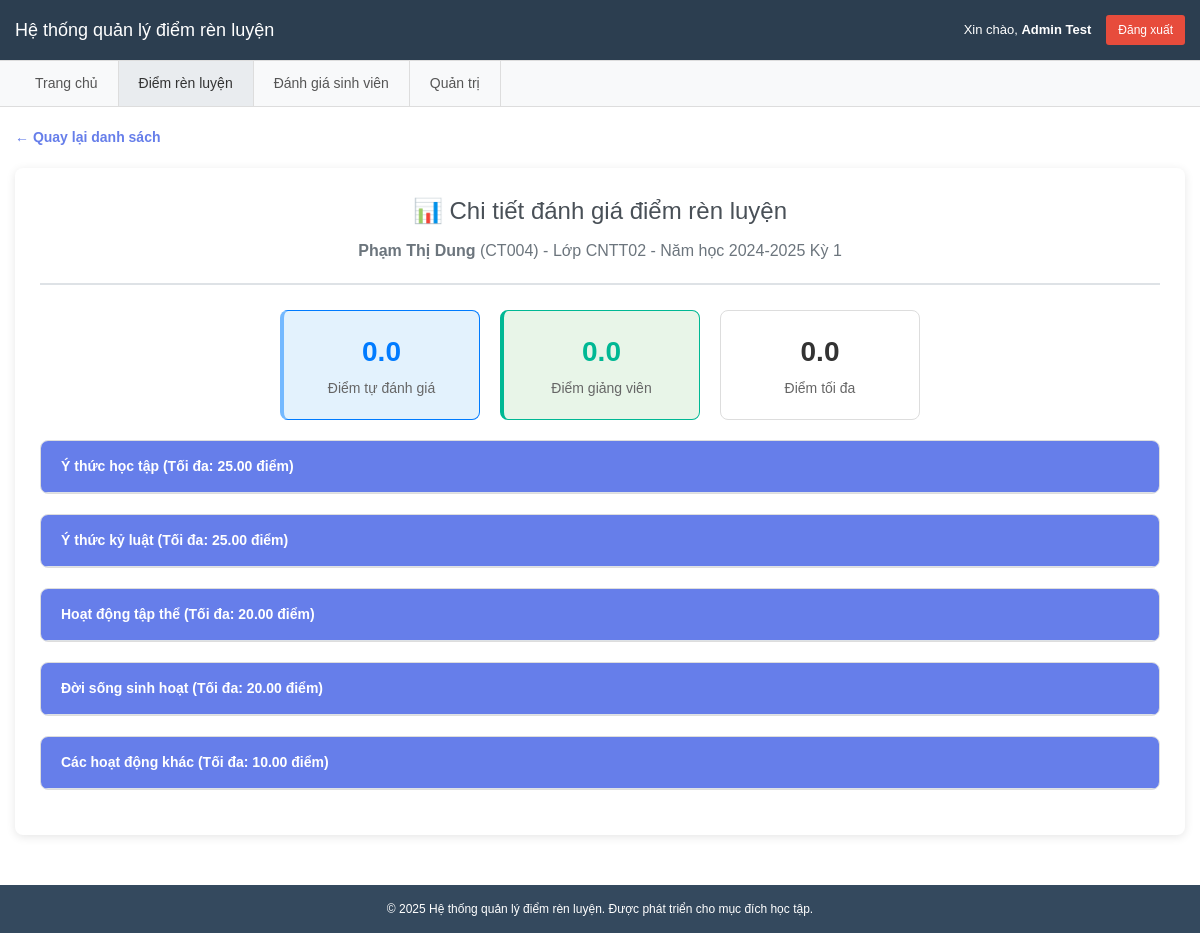
/evaluations.php?eval_id=4 (signed in), run on the app's committed database.
### tables this page shows
CREATE TABLE IF NOT EXISTS evaluations (
  id BIGINT UNSIGNED PRIMARY KEY AUTO_INCREMENT,
  student_id BIGINT UNSIGNED NOT NULL,
  term_id BIGINT UNSIGNED NOT NULL,
  status ENUM('draft','submitted','approved') NOT NULL DEFAULT 'draft',
  submitted_at DATETIME NULL,
  approved_at DATETIME NULL,
  approved_by BIGINT UNSIGNED NULL,
  note VARCHAR(500) NULL,
  created_at TIMESTAMP NULL DEFAULT CURRENT_TIMESTAMP,
  updated_at TIMESTAMP NULL DEFAULT CURRENT_TIMESTAMP ON UPDATE CURRENT_TIMESTAMP,
  UNIQUE KEY uq_eval (student_id, term_id),
  CONSTRAINT fk_ev_student FOREIGN KEY (student_id) REFERENCES students(id),
  CONSTRAINT fk_ev_term FOREIGN KEY (term_id) REFERENCES terms(id),
  CONSTRAINT fk_ev_approver FOREIGN KEY (approved_by) REFERENCES lecturers(id)
);

CREATE TABLE IF NOT EXISTS students (
  id BIGINT UNSIGNED PRIMARY KEY AUTO_INCREMENT,
  class_id BIGINT UNSIGNED NOT NULL,
  student_code VARCHAR(50) NOT NULL UNIQUE,
  full_name VARCHAR(255) NOT NULL,
  email VARCHAR(191) NULL UNIQUE,
  created_at TIMESTAMP NULL DEFAULT CURRENT_TIMESTAMP,
  updated_at TIMESTAMP NULL DEFAULT CURRENT_TIMESTAMP ON UPDATE CURRENT_TIMESTAMP,
  CONSTRAINT fk_students_class FOREIGN KEY (class_id) REFERENCES classes(id)
);

CREATE TABLE IF NOT EXISTS classes (
  id BIGINT UNSIGNED PRIMARY KEY AUTO_INCREMENT,
  faculty_id BIGINT UNSIGNED NOT NULL,
  code VARCHAR(50) NOT NULL UNIQUE,
  name VARCHAR(255) NOT NULL,
  homeroom_lecturer_id BIGINT UNSIGNED NULL,
  created_at TIMESTAMP NULL DEFAULT CURRENT_TIMESTAMP,
  updated_at TIMESTAMP NULL DEFAULT CURRENT_TIMESTAMP ON UPDATE CURRENT_TIMESTAMP,
  CONSTRAINT fk_classes_faculty FOREIGN KEY (faculty_id) REFERENCES faculties(id),
  CONSTRAINT fk_classes_homeroom FOREIGN KEY (homeroom_lecturer_id) REFERENCES lecturers(id)
);

CREATE TABLE IF NOT EXISTS terms (
  id BIGINT UNSIGNED PRIMARY KEY AUTO_INCREMENT,
  academic_year VARCHAR(9) NOT NULL,
  term_no TINYINT UNSIGNED NOT NULL,
  status ENUM('upcoming','open','closed') NOT NULL DEFAULT 'upcoming',
  start_date DATE NOT NULL,
  end_date DATE NOT NULL,
  created_at TIMESTAMP NULL DEFAULT CURRENT_TIMESTAMP,
  updated_at TIMESTAMP NULL DEFAULT CURRENT_TIMESTAMP ON UPDATE CURRENT_TIMESTAMP,
  UNIQUE KEY uq_terms (academic_year, term_no),
  CHECK (start_date <= end_date)
);

CREATE TABLE IF NOT EXISTS criteria (
  id BIGINT UNSIGNED PRIMARY KEY AUTO_INCREMENT,
  parent_id BIGINT UNSIGNED NULL,
  name VARCHAR(255) NOT NULL,
  max_point DECIMAL(6,2) NULL,
  order_no INT NOT NULL DEFAULT 0,
  is_active TINYINT(1) NOT NULL DEFAULT 1,
  created_at TIMESTAMP NULL DEFAULT CURRENT_TIMESTAMP,
  updated_at TIMESTAMP NULL DEFAULT CURRENT_TIMESTAMP ON UPDATE CURRENT_TIMESTAMP,
  CONSTRAINT fk_cr_parent FOREIGN KEY (parent_id) REFERENCES criteria(id) ON DELETE SET NULL
);

### evaluations.php (the view, shortened to what this page needs)
<?php
require_once 'config.php';
$user_name = $_SESSION['user_name'];
$user_role = $_SESSION['user_role'];
$current_student = null;
$evaluation_detail = null;
$criteria = [];
$detail_eval_id = isset($_GET['eval_id']) ? (int)$_GET['eval_id'] : 0;
if (!empty($detail_eval_id)) {
    try {
        $detail_stmt = $pdo->prepare("
            SELECT e.*, s.student_code, s.full_name as student_name,
                   c.code as class_code, c.name as class_name,
                   t.academic_year, t.term_no, t.status as term_status
            FROM evaluations e
            JOIN students s ON e.student_id = s.id
            JOIN terms t ON e.term_id = t.id
            LEFT JOIN classes c ON s.class_id = c.id
            WHERE e.id = ?
        ");
        $detail_stmt->execute([$detail_eval_id]);
        $evaluation_detail = $detail_stmt->fetch(PDO::FETCH_ASSOC);
        if ($evaluation_detail) {
            if ($user_role === 'student' && $current_student && $evaluation_detail['student_id'] != $current_student['id']) {
                $error_message = "Bạn không có quyền xem đánh giá này!";
                $evaluation_detail = null;
            } else {
                $criteria_stmt = $pdo->query("
                    SELECT id, parent_id, name, max_point, order_no
                    FROM criteria
                    WHERE is_active = 1
                    ORDER BY order_no, id
                ");
                $all_criteria = $criteria_stmt->fetchAll(PDO::FETCH_ASSOC);
                $parent_criteria = [];
                $child_criteria = [];
                foreach ($all_criteria as $criterion) {
                    if (empty($criterion['parent_id'])) {
                        $parent_criteria[] = $criterion;
                    } else {
                        $child_criteria[$criterion['parent_id']][] = $criterion;
                    }
                }
                $criteria = ['parent' => $parent_criteria, 'child' => $child_criteria];
            }
        }
    } catch (PDOException $e) {
        $error_message = "Lỗi lấy chi tiết đánh giá: " . $e->getMessage();
    }
}
?>
<!DOCTYPE html>
<html lang="vi">
<head>
    <link rel="stylesheet" href="style.css">
</head>
<body>
    <header class="header">
        <div class="container">
            <h1>Hệ thống quản lý điểm rèn luyện</h1>
            <div class="user-info">
                <span>Xin chào, <strong><?php echo htmlspecialchars($user_name); ?></strong></span>
                <a href="?logout=1" class="btn-logout">Đăng xuất</a>
            </div>
        </div>
    </header>
    <nav class="nav-menu">
        <div class="container">
            <ul class="menu-list">
                <li><a href="index.php">Trang chủ</a></li>
                <?php if ($user_role === 'student'): ?>
                    <li><a href="students.php">Tự đánh giá</a></li>
                    <li><a href="evaluations.php" class="active">Xem kết quả</a></li>
                <?php else: ?>
                    <li><a href="evaluations.php" class="active">Điểm rèn luyện</a></li>
                    <li><a href="lecturer_evaluation.php">Đánh giá sinh viên</a></li>
                    <?php if ($user_role === 'admin'): ?>
                        <li><a href="admin.php">Quản trị</a></li>
                    <?php endif; ?>
                <?php endif; ?>
            </ul>
        </div>
    </nav>
    <main class="main-content">
        <div class="container">
            <?php if (!empty($evaluation_detail)): ?>
                <a href="evaluations.php" class="back-link">← Quay lại danh sách</a>
                <section class="evaluation-detail">
                    <div class="page-header">
                        <h2>📊 Chi tiết đánh giá điểm rèn luyện</h2>
                        <p>
                            <strong><?php echo htmlspecialchars($evaluation_detail['student_name']); ?></strong>
                            (<?php echo htmlspecialchars($evaluation_detail['student_code']); ?>) -
                            Lớp <?php echo htmlspecialchars($evaluation_detail['class_code']); ?> -
                            Năm học <?php echo htmlspecialchars($evaluation_detail['academic_year']); ?>
                            Kỳ <?php echo $evaluation_detail['term_no']; ?>
                        </p>
                    </div>
                    <?php
                    $total_self = 0;
                    $total_lecturer = 0;
                    $total_max = 0;
                    ?>
                    <div class="score-comparison">
                        <div class="score-box self">
                            <div class="score-number"><?php echo number_format($total_self, 1); ?></div>
                            <div class="score-label">Điểm tự đánh giá</div>
                        </div>
                        <div class="score-box lecturer">
                            <div class="score-number"><?php echo number_format($total_lecturer, 1); ?></div>
                            <div class="score-label">Điểm giảng viên</div>
                        </div>
                        <div class="score-box">
                            <div class="score-number"><?php echo number_format($total_max, 1); ?></div>
                            <div class="score-label">Điểm tối đa</div>
                        </div>
                    </div>
                    <?php foreach ($criteria['parent'] as $parent): ?>
                        <div class="criteria-detail">
                            <div class="criteria-header">
                                <?php echo htmlspecialchars($parent['name']); ?>
                                <?php if ($parent['max_point']): ?>
                                    (Tối đa: <?php echo $parent['max_point']; ?> điểm)
                                <?php endif; ?>
                            </div>
                        </div>
                    <?php endforeach; ?>
                </section>
            <?php endif; ?>
        </div>
    </main>
    <footer class="footer">
        <div class="container">
            <p>&copy; 2025 Hệ thống quản lý điểm rèn luyện. Được phát triển cho mục đích học tập.</p>
        </div>
    </footer>
</body>
</html>

### style.css (style rules this page uses)
* { margin: 0; padding: 0; box-sizing: border-box; }
body { font-family: Arial, sans-serif; line-height: 1.5; color: #333; background-color: #ffffff; font-size: 14px; }
.container { max-width: 1200px; margin: 0 auto; padding: 0 15px; }
.header { background-color: #2c3e50; color: white; padding: 15px 0; border-bottom: 1px solid #ddd; }
.header .container { display: flex; justify-content: space-between; align-items: center; flex-wrap: wrap; }
.header h1 { font-size: 18px; font-weight: normal; }
.user-info { display: flex; align-items: center; gap: 15px; flex-wrap: wrap; font-size: 13px; }
.btn-logout { background-color: #e74c3c; color: white; padding: 6px 12px; border-radius: 3px; text-decoration: none; font-size: 12px; }
.nav-menu { background-color: #f8f9fa; border-bottom: 1px solid #ddd; padding: 0; }
.menu-list { list-style: none; display: flex; margin: 0; padding: 0; }
.menu-list li a { display: block; padding: 12px 20px; text-decoration: none; color: #555; border-right: 1px solid #ddd; }
.menu-list li a:hover, .menu-list li a.active { background-color: #e9ecef; color: #333; }
.main-content { min-height: 70vh; padding: 20px 0; }
.page-header { text-align: center; margin-bottom: 30px; }
.page-header h2 { color: #333; font-size: 24px; margin-bottom: 5px; font-weight: normal; }
.page-header p { color: #666; font-size: 14px; }
.footer { background-color: #34495e; color: white; text-align: center; padding: 15px 0; margin-top: 30px; font-size: 12px; }
.criteria-header { background: #f8f9fa; padding: 15px 20px; border-bottom: 1px solid #ddd; display: flex; justify-content: space-between; align-items: center; }
.back-link { display: inline-block; color: #007bff; text-decoration: none; margin-bottom: 20px; font-weight: 500; }
.evaluation-detail { background: white; border-radius: 8px; padding: 25px; box-shadow: 0 2px 10px rgba(0,0,0,0.1); }
.evaluation-detail .page-header { border-bottom: 2px solid #dee2e6; padding-bottom: 20px; margin-bottom: 25px; }
.evaluation-detail .page-header h2 { color: #495057; margin-bottom: 10px; }
.evaluation-detail .page-header p { color: #6c757d; margin: 0; font-size: 16px; }
.score-comparison { display: flex; gap: 20px; margin-bottom: 30px; justify-content: center; }
.score-box { flex: 1; max-width: 200px; background: #f8f9fa; border: 1px solid #dee2e6; border-radius: 8px; padding: 20px; text-align: center; }
.score-box.self { border-color: #007bff; background: #e3f2fd; }
.score-box.lecturer { border-color: #00b894; background: #e8f5e8; }
.score-number { font-size: 2.5em; font-weight: bold; margin-bottom: 5px; }
.score-box.self .score-number { color: #007bff; }
.score-box.lecturer .score-number { color: #00b894; }
.score-label { font-size: 14px; color: #6c757d; font-weight: 500; }
.criteria-detail { margin-bottom: 25px; border: 1px solid #dee2e6; border-radius: 8px; overflow: hidden; }
.criteria-header { background: #f8f9fa; padding: 15px 20px; font-weight: 600; color: #495057; border-bottom: 1px solid #dee2e6; }
.score-comparison { display: grid; grid-template-columns: 1fr 1fr; gap: 20px; margin-bottom: 15px; }

### evaluations.php (style rules this page uses)
.score-comparison { display: flex; gap: 20px; margin: 20px 0; }
.score-box { background: white; border: 1px solid #ddd; border-radius: 8px; padding: 20px; text-align: center; flex: 1; }
.score-box.self { border-left: 4px solid #74b9ff; }
.score-box.lecturer { border-left: 4px solid #00b894; }
.score-number { font-size: 28px; font-weight: bold; margin-bottom: 5px; }
.score-label { color: #666; font-size: 14px; }
.criteria-detail { background: white; border: 1px solid #ddd; border-radius: 8px; margin-bottom: 20px; overflow: hidden; }
.criteria-header { background: #667eea; color: white; padding: 15px 20px; font-weight: bold; }
.back-link { display: inline-block; margin-bottom: 20px; color: #667eea; text-decoration: none; font-weight: bold; }

### data on the page
evaluations: student.full_name "Phạm Thị Dung", student.student_code "CT004", classes.code "CNTT02", term.academic_year "2024-2025", term.term_no "1"
criteria: name "Ý thức học tập", max_point "25.00"
criteria: name "Ý thức kỷ luật", max_point "25.00"
criteria: name "Hoạt động tập thể", max_point "20.00"
criteria: name "Đời sống sinh hoạt", max_point "20.00"
criteria: name "Các hoạt động khác", max_point "10.00"

### other printed values
$user_name "Admin Test"
$total_self "0.0"
$total_lecturer "0.0"
$total_max "0.0"
